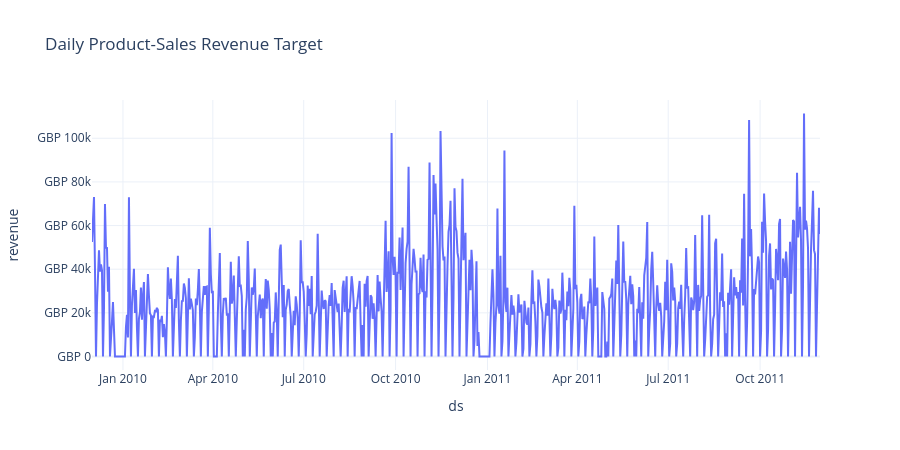

The code cell stored with this chart in its notebook:
### Code cell
fig = px.line(model_df, x="ds", y="revenue", title="Daily Product-Sales Revenue Target", template=PLOTLY_TPL)
fig.update_layout(height=450)
fig.update_yaxes(tickprefix="GBP ")
fig.show()

### Figure 1 — Plotly figure (JSON) as saved in the notebook; plotly's stock layout.template omitted (floating-point values rounded to 4 significant figures; data arrays with more than 128 entries replaced by an {"elided": "..."} marker saying what was removed)
{"data": [{"hovertemplate": "ds=%{x}<br>revenue=%{y}<extra></extra>", "legendgroup": "", "line": {"color": "#636efa", "dash": "solid"}, "marker": {"symbol": "circle"}, "mode": "lines", "name": "", "orientation": "v", "showlegend": false, "type": "scatter", "x": {"elided": "730 str values"}, "xaxis": "x", "y": {"elided": "730 float values"}, "yaxis": "y"}], "layout": {"height": 450, "legend": {"tracegroupgap": 0}, "title": {"text": "Daily Product-Sales Revenue Target"}, "xaxis": {"anchor": "y", "domain": [0.0, 1.0], "title": {"text": "ds"}}, "yaxis": {"anchor": "x", "domain": [0.0, 1.0], "tickprefix": "GBP ", "title": {"text": "revenue"}}}}
